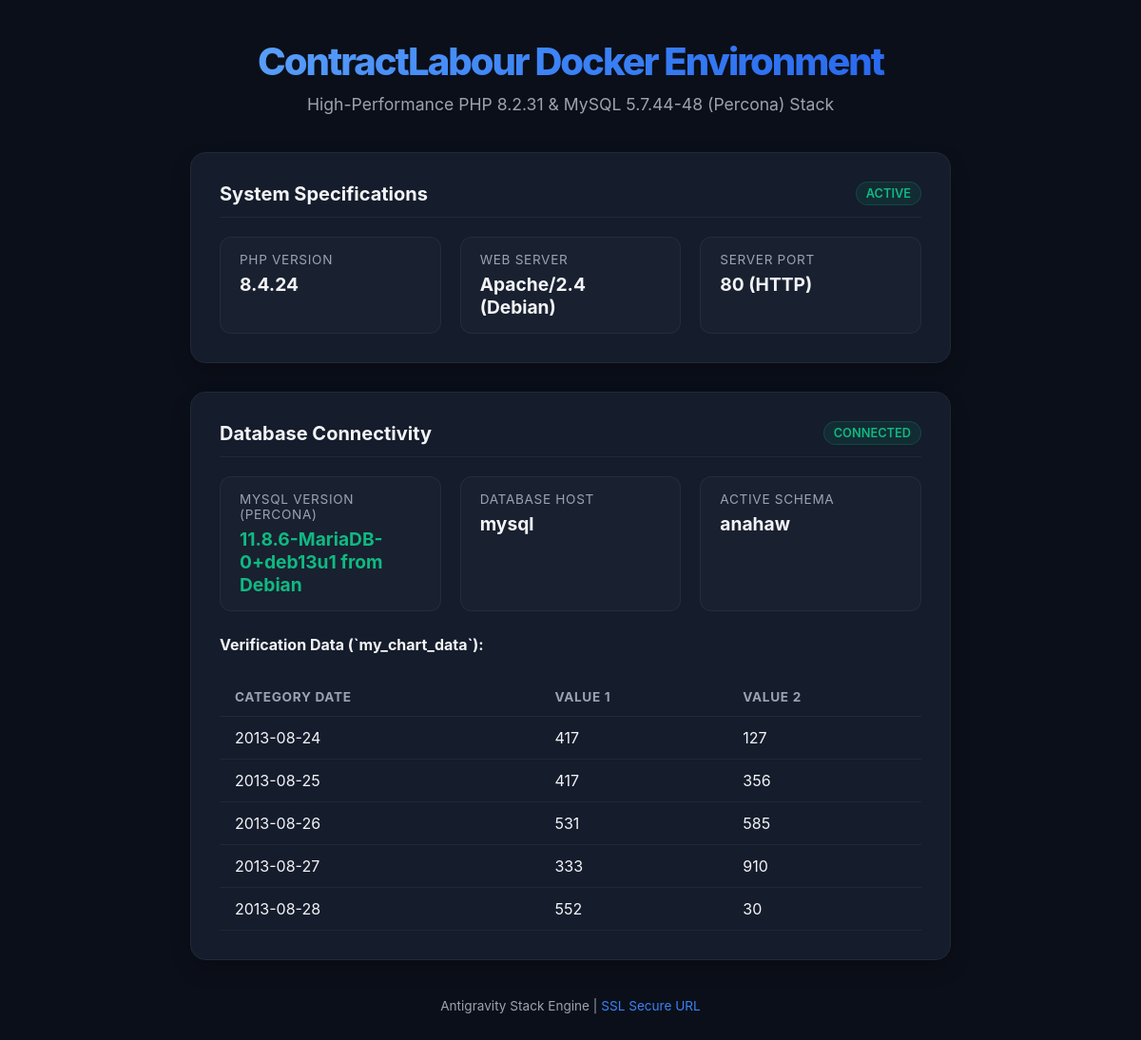
The page / on the database its author committed.
### tables this page shows
CREATE TABLE IF NOT EXISTS `my_chart_data` (
  `category` date NOT NULL,
  `value1` int(11) NOT NULL,
  `value2` int(11) NOT NULL,
  KEY `category` (`category`)
);

### index.php (the view, shortened to what this page needs)
<!DOCTYPE html>
<html lang="en">
<head>
</head>
<body>
    <div class="container">
        <div class="header">
            <h1>ContractLabour Docker Environment</h1>
            <p>High-Performance PHP 8.2.31 & MySQL 5.7.44-48 (Percona) Stack</p>
        </div>
        <div class="card">
            <div class="card-title">
                <span>System Specifications</span>
                <span class="badge success">Active</span>
            </div>
            <div class="grid">
                <div class="metric">
                    <div class="metric-label">PHP Version</div>
                    <div class="metric-value"><?php echo phpversion(); ?></div>
                </div>
                <div class="metric">
                    <div class="metric-label">Web Server</div>
                    <div class="metric-value">Apache/2.4 (Debian)</div>
                </div>
                <div class="metric">
                    <div class="metric-label">Server Port</div>
                    <div class="metric-value"><?php echo $_SERVER['SERVER_PORT']; ?> (<?php echo isset($_SERVER['HTTPS']) && $_SERVER['HTTPS'] === 'on' ? 'HTTPS' : 'HTTP'; ?>)</div>
                </div>
            </div>
        </div>
        <div class="card">
            <div class="card-title">
                <span>Database Connectivity</span>
                <?php
                $db_host = 'mysql';
                $db_user = 'anahaw';
                $db_pass = 'anahaw';
                $db_name = 'anahaw';
                try {
                    $pdo = new PDO("mysql:host=$db_host;dbname=$db_name;charset=utf8mb4", $db_user, $db_pass, [
                        PDO::ATTR_ERRMODE => PDO::ERRMODE_EXCEPTION,
                        PDO::ATTR_DEFAULT_FETCH_MODE => PDO::FETCH_ASSOC,
                        PDO::ATTR_TIMEOUT => 5
                    ]);
                    $mysql_version = $pdo->query('select version()')->fetchColumn();
                    echo '<span class="badge success">Connected</span>';
                    $db_connected = true;
                } catch (PDOException $e) {
                    echo '<span class="badge error">Disconnected</span>';
                    $db_connected = false;
                    $db_error = $e->getMessage();
                }
                ?>
            </div>
            <?php if ($db_connected): ?>
                <div class="grid" style="margin-bottom: 25px;">
                    <div class="metric">
                        <div class="metric-label">MySQL Version (Percona)</div>
                        <div class="metric-value success"><?php echo htmlspecialchars($mysql_version); ?></div>
                    </div>
                    <div class="metric">
                        <div class="metric-label">Database Host</div>
                        <div class="metric-value"><?php echo $db_host; ?></div>
                    </div>
                    <div class="metric">
                        <div class="metric-label">Active Schema</div>
                        <div class="metric-value"><?php echo $db_name; ?></div>
                    </div>
                </div>
                <div style="font-weight: 700; margin-bottom: 10px;">Verification Data (`my_chart_data`):</div>
                <div style="overflow-x: auto;">
                    <table>
                        <thead>
                            <tr>
                                <th>Category Date</th>
                                <th>Value 1</th>
                                <th>Value 2</th>
                            </tr>
                        </thead>
                        <tbody>
                            <?php
                            $stmt = $pdo->query("SELECT * FROM my_chart_data ORDER BY category LIMIT 5");
                            while ($row = $stmt->fetch()) {
                                echo "<tr>";
                                echo "<td>" . htmlspecialchars($row['category']) . "</td>";
                                echo "<td>" . htmlspecialchars($row['value1']) . "</td>";
                                echo "<td>" . htmlspecialchars($row['value2']) . "</td>";
                                echo "</tr>";
                            }
                            ?>
                        </tbody>
                    </table>
                </div>
            <?php else: ?>
                <div style="color: var(--accent-red); background-color: rgba(239, 68, 68, 0.05); padding: 15px; border-radius: 8px; border: 1px solid rgba(239, 68, 68, 0.1); font-family: monospace;">
                    <strong>Connection Failed:</strong> <?php echo htmlspecialchars($db_error); ?>
                </div>
            <?php endif; ?>
        </div>
        <div class="footer">
            <p>Antigravity Stack Engine | <a href="https://localhost:5002" target="_blank">SSL Secure URL</a></p>
        </div>
    </div>
</body>
</html>

### index.php (style rules this page uses)
:root { --bg-color: #0b0f19; --card-bg: #151c2c; --text-primary: #f3f4f6; --text-secondary: #9ca3af; --accent-blue: #3b82f6; --accent-green: #10b981; --accent-red: #ef4444; --border-color: #1f2937; }
body { background-color: var(--bg-color); color: var(--text-primary); font-family: 'Outfit', 'Inter', -apple-system, sans-serif; margin: 0; padding: 40px 20px; display: flex; justify-content: center; align-items: center; min-height: 100vh; box-sizing: border-box; }
.container { max-width: 800px; width: 100%; }
.header { text-align: center; margin-bottom: 40px; }
.header h1 { font-size: 2.5rem; margin: 0; background: linear-gradient(135deg, #60a5fa, #3b82f6, #2563eb); -webkit-background-clip: text; -webkit-text-fill-color: transparent; font-weight: 800; letter-spacing: -0.05em; }
.header p { color: var(--text-secondary); font-size: 1.1rem; margin-top: 10px; }
.card { background-color: var(--card-bg); border: 1px solid var(--border-color); border-radius: 16px; padding: 30px; box-shadow: 0 10px 25px -5px rgba(0, 0, 0, 0.3); margin-bottom: 30px; transition: transform 0.2s ease, box-shadow 0.2s ease; }
.card-title { font-size: 1.25rem; font-weight: 700; margin-top: 0; margin-bottom: 20px; border-bottom: 1px solid var(--border-color); padding-bottom: 12px; display: flex; align-items: center; justify-content: space-between; }
.grid { display: grid; grid-template-columns: repeat(auto-fit, minmax(220px, 1fr)); gap: 20px; }
.metric { background-color: rgba(255, 255, 255, 0.02); border: 1px solid rgba(255, 255, 255, 0.05); border-radius: 12px; padding: 15px 20px; }
.metric-label { font-size: 0.85rem; color: var(--text-secondary); text-transform: uppercase; letter-spacing: 0.05em; margin-bottom: 6px; }
.metric-value { font-size: 1.2rem; font-weight: 700; color: var(--text-primary); }
.metric-value.success { color: var(--accent-green); }
.badge { display: inline-block; padding: 4px 10px; border-radius: 20px; font-size: 0.8rem; font-weight: 600; text-transform: uppercase; }
.badge.success { background-color: rgba(16, 185, 129, 0.1); color: var(--accent-green); border: 1px solid rgba(16, 185, 129, 0.2); }
table { width: 100%; border-collapse: collapse; margin-top: 15px; }
th, td { text-align: left; padding: 12px 16px; border-bottom: 1px solid var(--border-color); }
th { font-size: 0.85rem; color: var(--text-secondary); text-transform: uppercase; letter-spacing: 0.05em; }
.footer { text-align: center; color: var(--text-secondary); font-size: 0.85rem; margin-top: 40px; }
.footer a { color: var(--accent-blue); text-decoration: none; }

### rows shown on the page
my_chart_data: category "2013-08-24", value1 "417", value2 "127"
my_chart_data: category "2013-08-25", value1 "417", value2 "356"
my_chart_data: category "2013-08-26", value1 "531", value2 "585"
my_chart_data: category "2013-08-27", value1 "333", value2 "910"
my_chart_data: category "2013-08-28", value1 "552", value2 "30"

### other values the page prints
phpversion() "8.4.24"
$_SERVER['SERVER_PORT'] "80"
$mysql_version "11.8.6-MariaDB-0+deb13u1 from Debian"
$db_host "mysql"
$db_name "anahaw"
